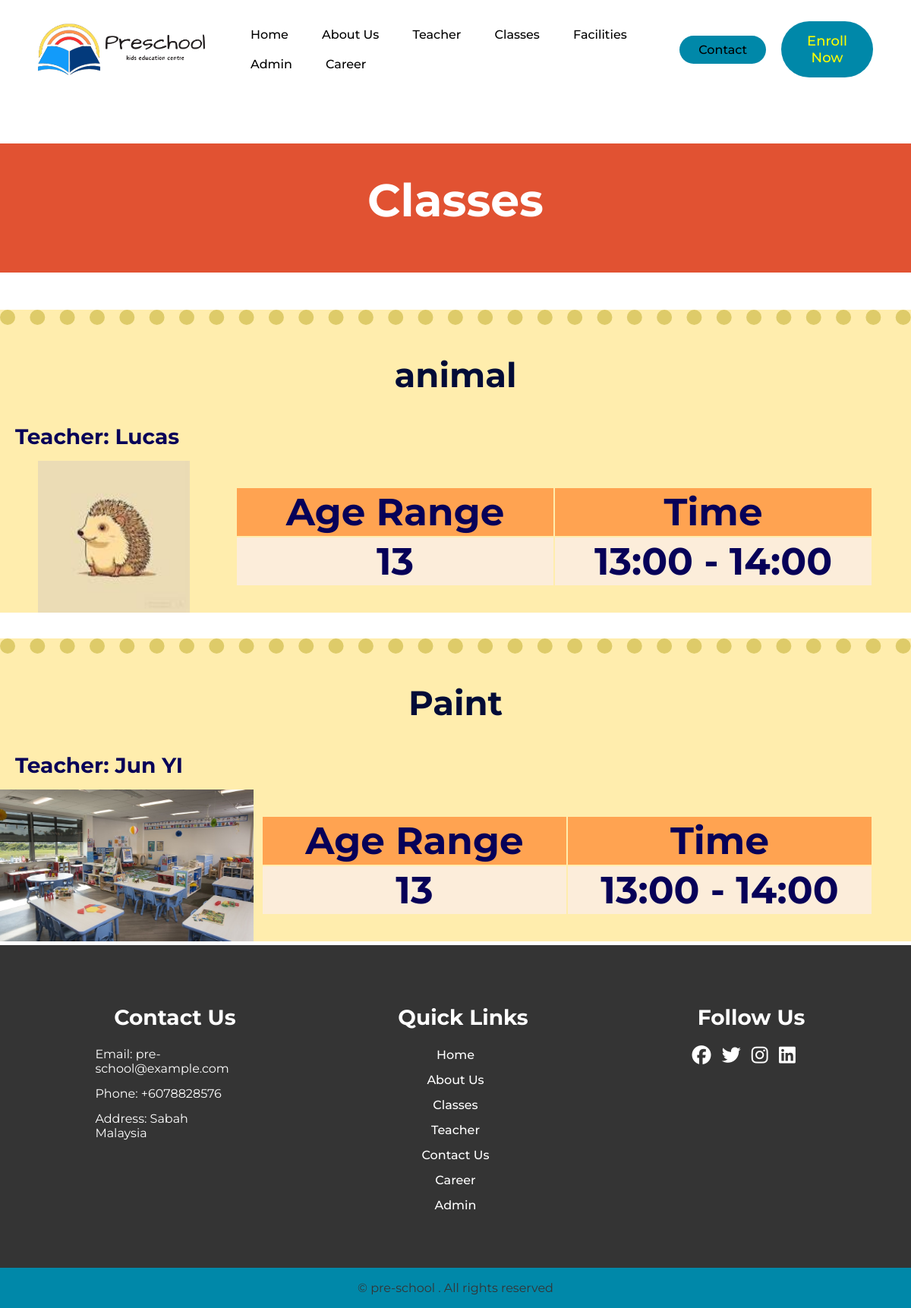
/classes.php, run on the app's committed database.
### tables this page shows
CREATE TABLE `class` (
  `class_id` int(11) NOT NULL,
  `teacher_id` int(11) DEFAULT NULL,
  `cl_name` varchar(120) DEFAULT NULL,
  `cl_agegroup` varchar(120) DEFAULT NULL,
  `cl_time` varchar(120) DEFAULT NULL,
  `cl_photo` varchar(120) DEFAULT NULL
);

CREATE TABLE `teacher` (
  `teacher_id` int(11) NOT NULL,
  `tc_name` varchar(120) DEFAULT NULL,
  `tc_email` varchar(120) DEFAULT NULL,
  `tc_pic` varchar(120) DEFAULT NULL,
  `tc_desc` varchar(120) DEFAULT NULL
);

CREATE TABLE `footer` (
  `ft_id` int(11) NOT NULL,
  `email` varchar(120) DEFAULT NULL,
  `phoneNumber` varchar(120) DEFAULT NULL,
  `address` varchar(120) DEFAULT NULL
);

### classes.php (the view, shortened to what this page needs)
<?php
include('config.php');
?>
<!DOCTYPE html>
<html lang="en">
<head>
    <link href="css/classes.css" rel="stylesheet">
</head>
<body>
<?php include('header.php');?>
<div class="page-header">
  <h1>Classes</h1>
</div>
 <?php
  $sql = "SELECT * FROM class INNER JOIN teacher ON class.teacher_id = teacher.teacher_id";
  $result = mysqli_query($conn, $sql);
  while ($row = mysqli_fetch_assoc($result)){
      ?>
    <div class="word">
      <div class="row">
        <div class="leftcolumn">
          <div class="card">
            <h2><?php echo $row['cl_name']?></h2>
            <h3 class="img1">Teacher: <?php echo $row['tc_name']?></h3>
            <div class="img1">
              <img src="class/img/<?php echo $row['cl_photo']?>" alt="Real Image" class="realimg" />
              <table class="table" style="width:70%">
                <tr class="c_up">
                  <th width="50%">Age Range</th>
                  <th width="50%">Time</th>
                </tr>
                <tr class="c_down">
                  <td><?php echo $row['cl_agegroup']?></td>
                  <td><?php echo $row['cl_time']?></td>
                </tr>
              </table>
            </div>
          </div>
        </div>
      </div>
    </div>
  <?php
  }
?>
<?php include('footer.php');?>
</body>
</html>

### header.php (shortened to what this page needs)
<!DOCTYPE html>
<html lang="en">
  <head>
  <link rel="stylesheet" href="css/style.css">
</head>
<body>
    <header>
        <img class="logo" src="images/logo_black.png" alt="logo">
        <nav>
            <ul class="nav_links nav_bars">
                <li><a href="index.php">Home</a></li>
                <li><a href="aboutus.php">About Us</a></li>
                <li><a href="teacher.php">Teacher</a></li>
                <li><a href="classes.php">Classes</a></li>
                <li><a href="facilities.php">Facilities</a></li>
                <li><a href="admin_login.php">Admin</a></li>
                <li><a href="application.php">Career</a></li>
            </ul>
        </nav>
        <a href="contact.php"><button class="contact-button">Contact</button></a>
        <a href="enrollment.php"><button class="enroll-button">Enroll Now</button></a>
    </header>
 </body>
</html>

### footer.php (shortened to what this page needs)
<?php
include("config.php");
?>
<head>
    <link rel="stylesheet" type="text/css" href="css/footer.css">
</head>
    <footer>
        <?php
        $sql = "SELECT * FROM footer";
        $result = mysqli_query($conn,$sql);
    while($data=mysqli_fetch_array($result)){
        ?>
        <div class="footer-container">
            <div class="footer-content">
                <h3>Contact Us</h3>
                <p>Email: <?php echo $data['email']?></p>
                <p>Phone: <?php echo $data['phoneNumber']?></p>
                <p>Address: <?php echo $data['address']?></p>
            </div>
            <div class="footer-content">
                <h3>Quick Links</h3>
                <ul class="list">
                    <li><a href="index.php">Home</a></li>
                    <li><a href="aboutus.php">About Us</a></li>
                    <li><a href="classes.php">Classes</a></li>
                    <li><a href="teacher.php">Teacher</a></li>
                    <li><a href="contact.php">Contact Us</a></li>
                    <li><a href="application.php">Career</a></li>
                    <li><a href="admin.php">Admin</a></li>
                </ul>
            </div>
            <div class="footer-content">
                <h3>Follow Us</h3>
                <ul class="social-icons">
                    <li><a href=""><i class="fab fa-facebook"></i></a></li>
                    <li><a href=""><i class="fab fa-twitter"></i></a></li>
                    <li><a href=""><i class="fab fa-instagram"></i></a></li>
                    <li><a href=""><i class="fab fa-linkedin"></i></a></li>
                </ul>
            </div>
        </div>
        <div class="bottom-bar">
            <p>&copy; pre-school . All rights reserved</p>
        </div>
    <?php } ?>
    </footer>

### css/classes.css (style rules this page uses)
.page-header { background-color: #e15232; background-size: cover; font-size: 30px; text-align: center; line-height: 150px; padding: 0rem; height: 170px; width: 100%; margin: 20px auto; }
.table { color: #070158; font-size: 50px; font-weight: bold; }
.img1 { display: flex; flex-direction: row; justify-content: flex-start; align-items: center; }
h2 { color: #020c37; text-align: center; }
h3 { text-align: left; margin-left: 20px; }
.card { color: #070158; font-size: 30px; font-weight: bold; margin: 20px auto; width: 100%; background-color: #ffedad; padding: 0px; margin-top: 10px; border-top: 20px dotted #decb69; margin-bottom: 5px; }
.table { margin-right: 50px; margin-left: auto; }
.c_up { background-color: #ffa351; }
.c_down { text-align: center; background-color: #fcedda; }
.row:after { content: ""; display: table; clear: both; }
.leftcolumn { float: left; width: 100%; }
.realimg { height: 200px; margin-right: 10px; margin-left: auto; }

### css/style.css (style rules this page uses)
body { box-sizing: border-box; margin: 0; padding: 0; background-color: #ffffff; }
li, a, button { font-family: "Montserrat", sans-serif; font-weight: 500; font-size: 16px; color: #000000; text-decoration: none; }
header { display: flex; justify-content: flex-end; align-items: center; padding: 10px 50px; }
.logo { width: 20%; height: 50%; cursor: pointer; margin-right: auto; }
.nav_links { list-style: none; }
.nav_links li { display: inline-block; padding: 10px 20px; }
.nav_links li a { transition: all 0.3s ease 0s; }
button { margin-left: 20px; padding: 9px 25px; background-color: rgba(0, 136, 169, 1); border: none; border-radius: 50px; cursor: pointer; transition: all 0.3s ease 0s; }
.enroll-button { padding: 15px 30px; font-size: 18px; color: yellow; }

### css/footer.css (style rules this page uses)
body { margin: 0; padding: 0; font-family: "Montserrat", sans-serif; font-size: 16px; color: white; }
footer { background: #343434; padding-top: 50px; }
.footer-container { width: 1140px; margin: auto; display: flex; justify-content: center; }
.footer-content { width: 33.3%; }
h3 { font-size: 28px; margin-bottom: 15px; text-align: center; }
.footer-content p { width: 190px; margin: auto; padding: 7px; }
.footer-content ul { text-align: center; }
.list { padding: 0; }
.list a { color: white; }
.list li { width: auto; text-align: center; list-style-type: none; padding: 7px; position: relative; }
.list li::before { content: ""; position: absolute; transform: translate(-50%, -50%); left: 50%; top: 100%; width: 0; height: 2px; background: #0088a9; transition-duration: 0.5s; }
.social-icons { text-align: center; padding: 0; }
.social-icons li { display: inline-block; text-align: center; padding: 5px; }
.social-icons i { color: white; font-size: 25px; }
a { text-decoration: none; }
.bottom-bar { background: rgba(0, 136, 169, 1); text-align: center; padding: 10px 0; margin-top: 50px; }
.bottom-bar p { color: #343434; margin: 0; font-size: 16px; padding: 7px; }

### data on the page
class: cl_name "animal", teacher.tc_name "Lucas", cl_photo (picture), cl_agegroup "13", cl_time "13:00 - 14:00"
class: cl_name "Paint", teacher.tc_name "Jun YI", cl_photo (picture), cl_agegroup "13", cl_time "13:00 - 14:00"
footer: email "pre-school@example.com", phoneNumber "+6078828576", address "Sabah Malaysia"
